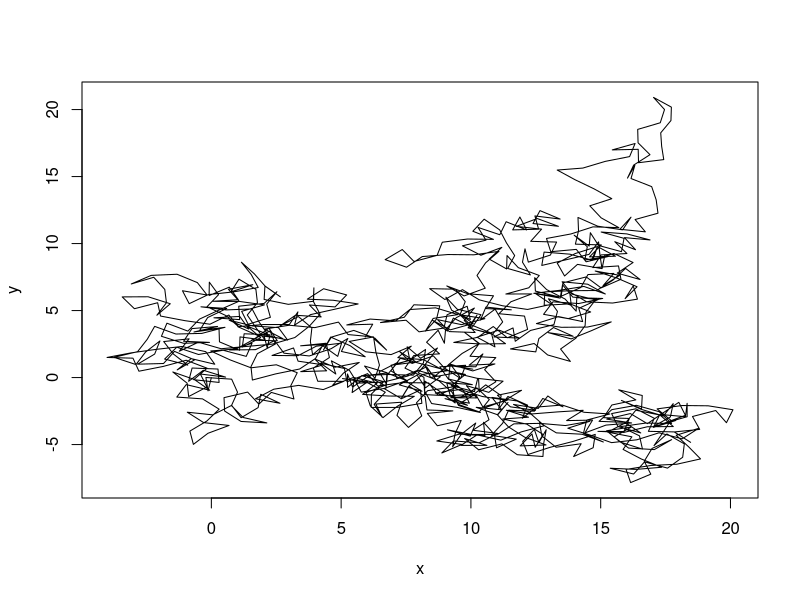
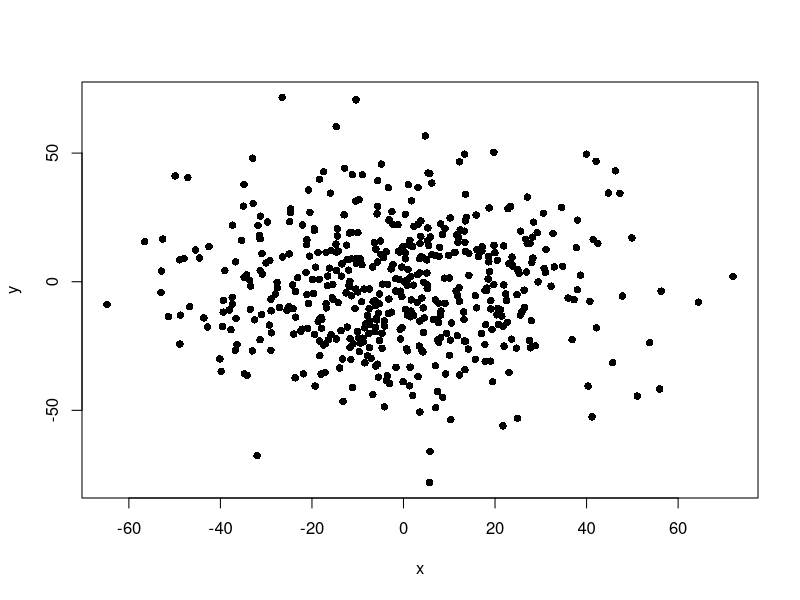
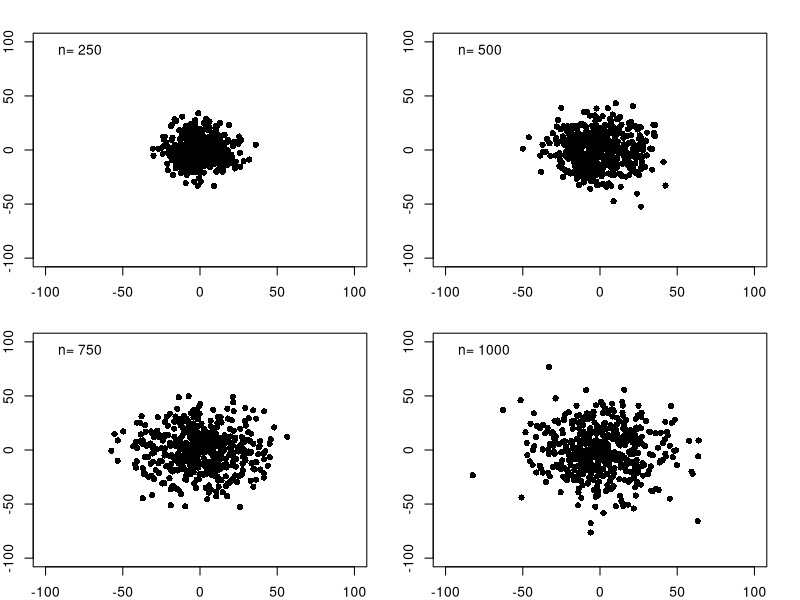
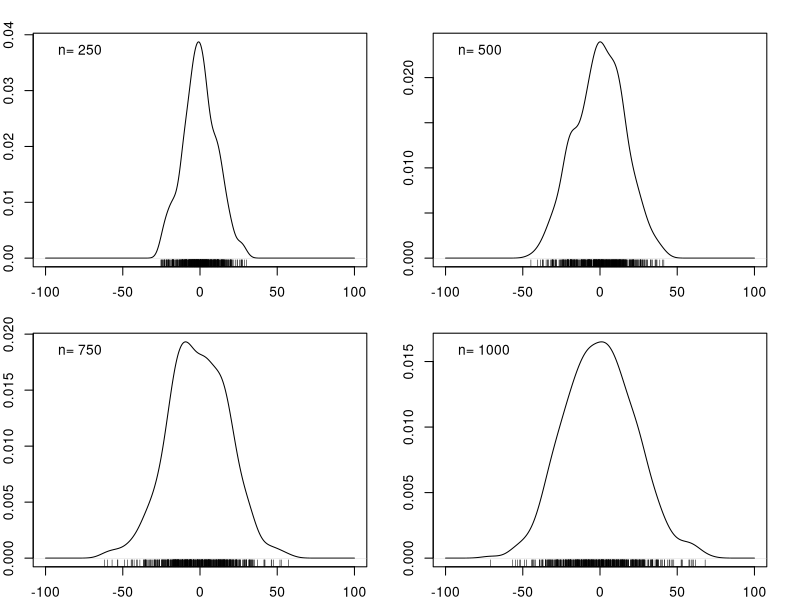
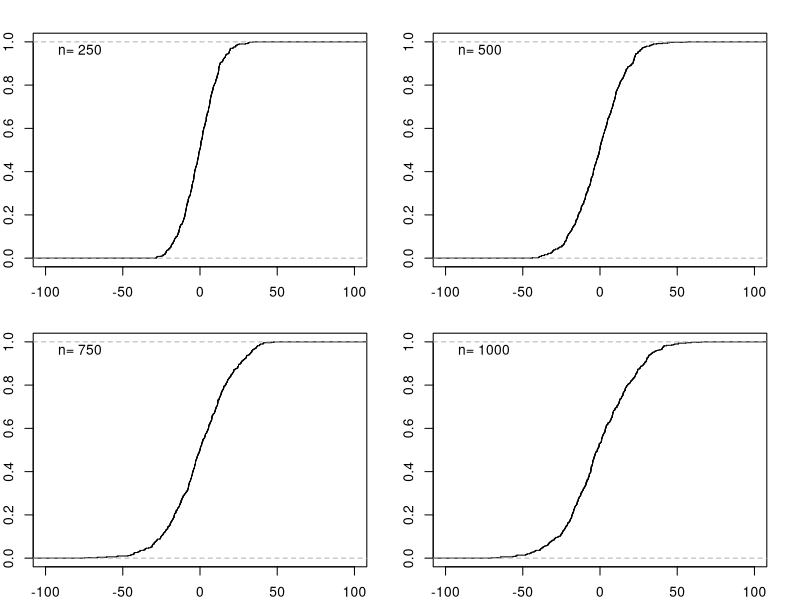
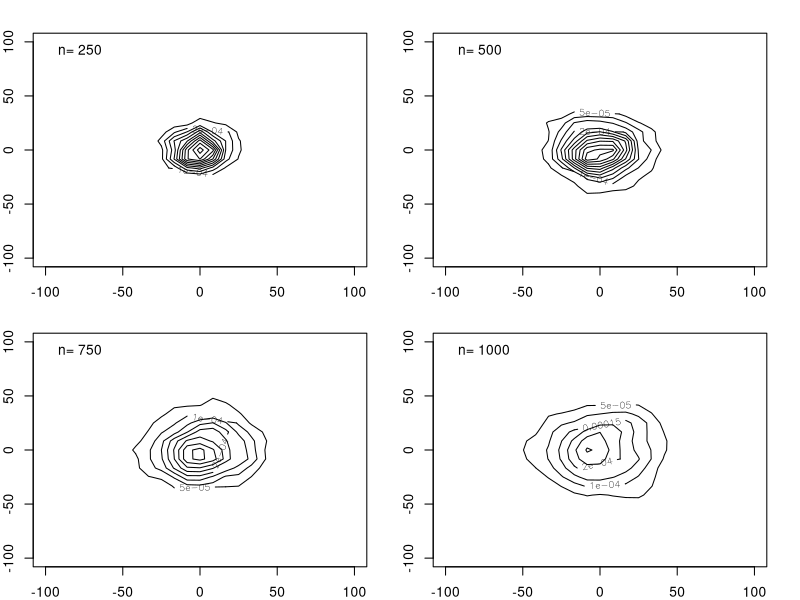
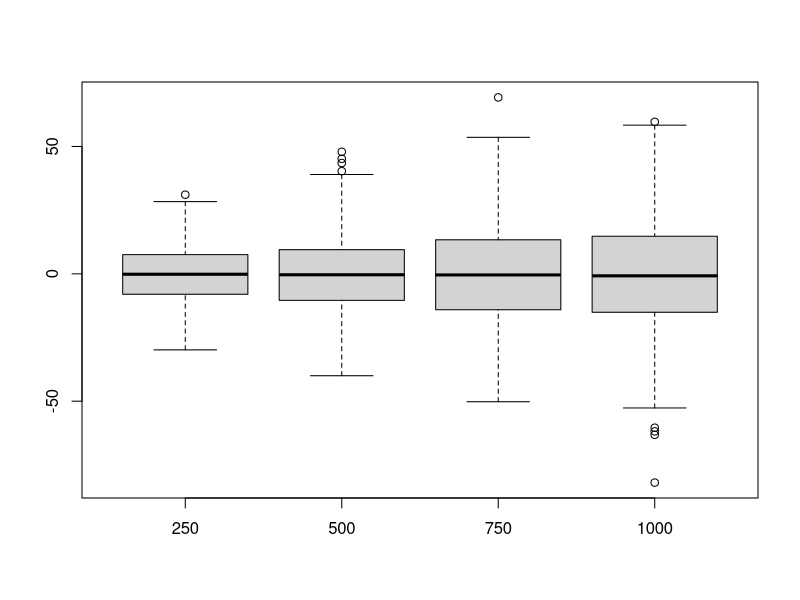
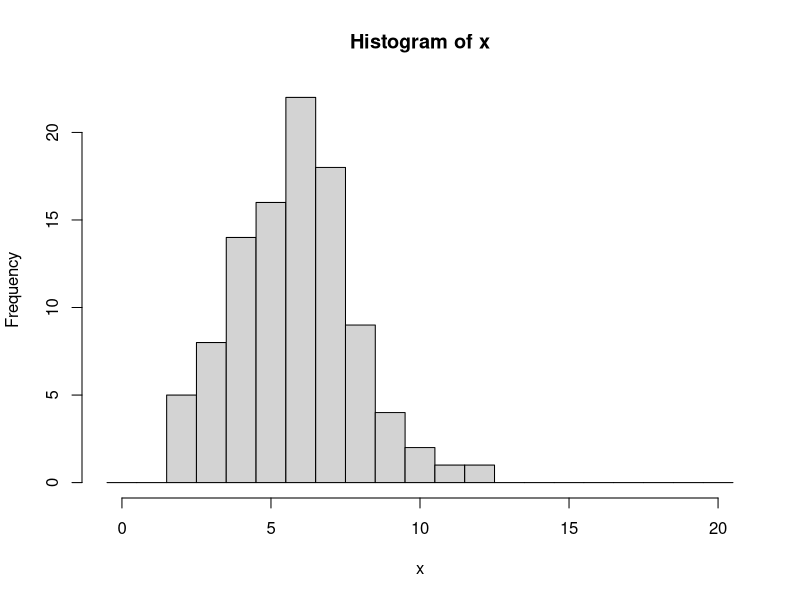

Write the R code that produced these figures, in order.
## ---- chunk 1
knitr::opts_chunk$set(include=TRUE, echo=TRUE)
solution <- TRUE
# to render:
# rmarkdown::render("~/Documents/Programming/R/geostats/quizzes/extra.Rmd","pdf_document")
## ---- chunk 2
# brownian motion for one particle:
brown <- function(xy0=rep(0,2),n=1000){
  xy <- matrix(rep(xy0,n),ncol=2,byrow=TRUE)
  d <- runif(n,min=0,max=2*pi) # random directions
  for (i in 2:n){
    dx <- cos(d[i])
    dy <- sin(d[i])
    xy[i,1] <- xy[i-1,1] + dx
    xy[i,2] <- xy[i-1,2] + dy
  }
  return(xy)
}
xy <- brown()
plot(xy,type='l',xlab='x',ylab='y')
## ---- chunk 3
n <- 1000
N <- 500
xyf <- matrix(NA,nrow=N,ncol=2)
for (i in 1:N){
  xyf[i,] <- brown(n=n)[n,]
}
plot(xyf,type='p',pch=16,xlab='x',ylab='y')
## ---- chunk 4
cloud <- function(n=1000,N=500,plot=TRUE,...){
  xyf <- matrix(NA,nrow=N,ncol=2)
  for (i in 1:N){
    xyf[i,] <- brown(n=n)[n,]
  }
  if (plot) plot(xyf,pch=16,xlab='x',ylab='y',...)
  invisible(xyf) # returns the values without printing them at the console
}

oldpar <- par(mfrow=c(2,2),mar=rep(2,4))
lims <- c(-100,100)
for (n in c(250,500,750,1000)){
  cloud(n=n,xlim=lims,ylim=lims)
  legend('topleft',legend=paste('n=',n),bty='n')
}
par(oldpar)
## ---- chunk 5
oldpar <- par(mfrow=c(2,2),mar=rep(2,4))
for (n in c(250,500,750,1000)){
  xy <- cloud(n=n,plot=FALSE)
  d <- density(xy[,1],from=-100,to=100)
  plot(d,main='')
  rug(xy[,1])
  legend('topleft',legend=paste('n=',n),bty='n')
}
for (n in c(250,500,750,1000)){
  xy <- cloud(n=n,plot=FALSE)
  d <- ecdf(xy[,1])
  plot(d,xlim=c(-100,100),main='',verticals=TRUE,pch=NA)
  legend('topleft',legend=paste('n=',n),bty='n')
}
par(oldpar)
## ---- chunk 6
oldpar <- par(mfrow=c(2,2),mar=rep(2,4))
lims <- c(-100,100)
for (n in c(250,500,750,1000)){
  xy <- cloud(n=n,plot=FALSE)
  d2d <- MASS::kde2d(x=xy[,1],y=xy[,2],lims=rep(lims,2))
  contour(d2d,xlim=lims,ylim=lims)
  legend('topleft',legend=paste('n=',n),bty='n')
}
par(oldpar)
## ---- chunk 7
n <- c(250,500,750,1000)
nn <- length(n)
tab <- data.frame(means=rep(0,nn),medians=rep(0,nn),sds=rep(0,nn),iqrs=rep(0,nn))
for (i in 1:nn){
  x <- cloud(n=n[i],plot=FALSE)[,1]
  tab[i,'means'] <- mean(x)
  tab[i,'medians'] <- median(x)
  tab[i,'sds'] <- sd(x)
  tab[i,'iqrs'] <- IQR(x)
}
tab
## ---- chunk 8
n <- c(250,500,750,1000)
dat <- list()
for (i in 1:length(n)){
  dat[[i]] <- cloud(n=n[i],plot=FALSE)[,1]
}
names(dat) <- n
boxplot(dat)
## ---- chunk 9
len <- 8 # length of the password
nupper <- 26 # A -> Z
nlower <- 26 # a -> z
ndigit <- 10 # 0 -> 9
# total number of 8-character strings:
N <- (nupper+nlower+ndigit)^len
# remove all the passwords with no uppercase letter, lowercase letter, or digit:
N <- N - (nlower+ndigit)^len - (nupper+ndigit)^len - (nlower+nupper)^len
# But then you removed some passwords twice. You must add back all passwords with
# no lowercase AND no uppercase, no lowercase AND no digit, or no uppercase AND no digit:
N <- N + ndigit^len + nupper^len + nlower^len
# hence the total number of passwords is
print(N)
## ---- chunk 10
#set.seed(2) # to get reproducible results (comment out for truly random values)
p <- runif(1)
print(p)
## ---- chunk 11
n <- 20
r <- runif(n)
print(sum(r<p))
## ---- chunk 12
N <- 100
m <- matrix(runif(n*N),nrow=N,ncol=n)
x <- rowSums(m<p)
h <- hist(x,breaks=seq(from=-0.5,to=20.5,by=1))
## ---- chunk 13
phat <- 0.5 # example value
d <- dbinom(x=x, size=n, prob=phat)
unique(d)
## ---- chunk 14
d <- dbinom(x=x, size=n, prob=phat, log=TRUE)
LL <- sum(d)
print(LL)
## ---- chunk 15
phat <- seq(from=0.01,to=0.99,by=0.01) # values of 0 and 1 don't work
np <- length(phat)
LL <- rep(0,np)
for (i in 1:np){
  d <- dbinom(x=x, size=n, prob=phat[i], log=TRUE)
  LL[i] <- sum(d)
}
plot(phat,LL,type='l')
## ---- chunk 16
i <- which.max(LL)
message('phat=',phat[i],', p=',p)
## ---- chunk 17
mean(h$mids*h$counts/N)
## ---- chunk 18
